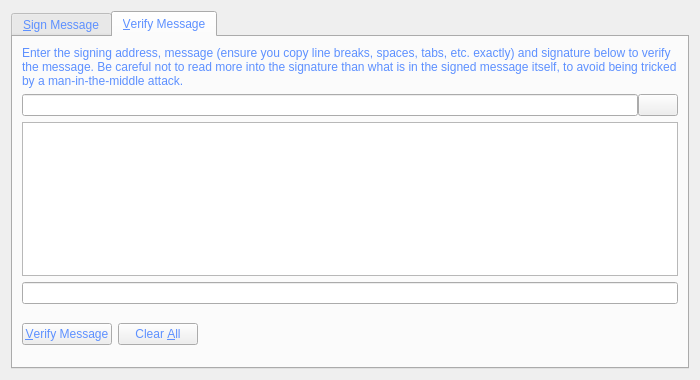
<?xml version="1.0" encoding="UTF-8"?>
<ui version="4.0">
 <class>SignVerifyMessageDialog</class>
 <widget class="QDialog" name="SignVerifyMessageDialog">
  <property name="geometry">
   <rect>
    <x>0</x>
    <y>0</y>
    <width>700</width>
    <height>380</height>
   </rect>
  </property>
  <property name="windowTitle">
   <string>Signatures - Sign / Verify a Message</string>
  </property>
  <property name="styleSheet">
   <string notr="true">background-image: url(:/images/bkg2);
color: rgb(93, 144, 255);
font: 75 10pt &quot;MS Shell Dlg 2&quot;;</string>
  </property>
  <property name="modal">
   <bool>true</bool>
  </property>
  <layout class="QVBoxLayout" name="verticalLayout">
   <item>
    <widget class="QTabWidget" name="tabWidget">
     <property name="currentIndex">
      <number>1</number>
     </property>
     <widget class="QWidget" name="tabSignMessage">
      <attribute name="title">
       <string>&amp;Sign Message</string>
      </attribute>
      <layout class="QVBoxLayout" name="verticalLayout_SM">
       <item>
        <widget class="QLabel" name="infoLabel_SM">
         <property name="text">
          <string>You can sign messages with your addresses to prove you own them. Be careful not to sign anything vague, as phishing attacks may try to trick you into signing your identity over to them. Only sign fully-detailed statements you agree to.</string>
         </property>
         <property name="textFormat">
          <enum>Qt::PlainText</enum>
         </property>
         <property name="wordWrap">
          <bool>true</bool>
         </property>
        </widget>
       </item>
       <item>
        <layout class="QHBoxLayout" name="horizontalLayout_1_SM">
         <property name="spacing">
          <number>0</number>
         </property>
         <item>
          <widget class="QValidatedLineEdit" name="addressIn_SM">
           <property name="toolTip">
            <string>The address to sign the message with (e.g. D8gZqgY4r2RoEdqYk3QsAqFckyf9pRHN6i)</string>
           </property>
           <property name="maxLength">
            <number>34</number>
           </property>
          </widget>
         </item>
         <item>
          <widget class="QPushButton" name="addressBookButton_SM">
           <property name="toolTip">
            <string>Choose an address from the address book</string>
           </property>
           <property name="text">
            <string/>
           </property>
           <property name="icon">
            <iconset>
             <normaloff>:/icons/address-book</normaloff>:/icons/address-book</iconset>
           </property>
           <property name="shortcut">
            <string>Alt+A</string>
           </property>
           <property name="autoDefault">
            <bool>false</bool>
           </property>
          </widget>
         </item>
         <item>
          <widget class="QPushButton" name="pasteButton_SM">
           <property name="toolTip">
            <string>Paste address from clipboard</string>
           </property>
           <property name="text">
            <string/>
           </property>
           <property name="icon">
            <iconset resource="../bitcoin.qrc">
             <normaloff>:/icons/editpaste</normaloff>:/icons/editpaste</iconset>
           </property>
           <property name="shortcut">
            <string>Alt+P</string>
           </property>
           <property name="autoDefault">
            <bool>false</bool>
           </property>
          </widget>
         </item>
        </layout>
       </item>
       <item>
        <widget class="QPlainTextEdit" name="messageIn_SM">
         <property name="toolTip">
          <string>Enter the message you want to sign here</string>
         </property>
        </widget>
       </item>
       <item>
        <layout class="QHBoxLayout" name="horizontalLayout_2_SM">
         <property name="spacing">
          <number>0</number>
         </property>
         <item>
          <widget class="QLineEdit" name="signatureOut_SM">
           <property name="font">
            <font>
             <family>MS Shell Dlg 2</family>
             <pointsize>10</pointsize>
             <weight>9</weight>
             <italic>false</italic>
             <bold>false</bold>
            </font>
           </property>
           <property name="readOnly">
            <bool>true</bool>
           </property>
          </widget>
         </item>
         <item>
          <widget class="QPushButton" name="copySignatureButton_SM">
           <property name="toolTip">
            <string>Copy the current signature to the system clipboard</string>
           </property>
           <property name="text">
            <string/>
           </property>
           <property name="icon">
            <iconset resource="../bitcoin.qrc">
             <normaloff>:/icons/editcopy</normaloff>:/icons/editcopy</iconset>
           </property>
           <property name="autoDefault">
            <bool>false</bool>
           </property>
          </widget>
         </item>
        </layout>
       </item>
       <item>
        <layout class="QHBoxLayout" name="horizontalLayout_3_SM">
         <item>
          <widget class="QPushButton" name="signMessageButton_SM">
           <property name="toolTip">
            <string>Sign the message to prove you own this DashX address</string>
           </property>
           <property name="text">
            <string>&amp;Sign Message</string>
           </property>
           <property name="icon">
            <iconset>
             <normaloff>:/icons/edit</normaloff>:/icons/edit</iconset>
           </property>
           <property name="autoDefault">
            <bool>false</bool>
           </property>
          </widget>
         </item>
         <item>
          <widget class="QPushButton" name="clearButton_SM">
           <property name="toolTip">
            <string>Reset all sign message fields</string>
           </property>
           <property name="text">
            <string>Clear &amp;All</string>
           </property>
           <property name="icon">
            <iconset resource="../bitcoin.qrc">
             <normaloff>:/icons/remove</normaloff>:/icons/remove</iconset>
           </property>
           <property name="autoDefault">
            <bool>false</bool>
           </property>
          </widget>
         </item>
         <item>
          <spacer name="horizontalSpacer_1_SM">
           <property name="orientation">
            <enum>Qt::Horizontal</enum>
           </property>
           <property name="sizeHint" stdset="0">
            <size>
             <width>40</width>
             <height>48</height>
            </size>
           </property>
          </spacer>
         </item>
         <item>
          <widget class="QLabel" name="statusLabel_SM">
           <property name="font">
            <font>
             <family>MS Shell Dlg 2</family>
             <pointsize>10</pointsize>
             <weight>9</weight>
             <italic>false</italic>
             <bold>false</bold>
            </font>
           </property>
           <property name="text">
            <string/>
           </property>
           <property name="wordWrap">
            <bool>true</bool>
           </property>
          </widget>
         </item>
         <item>
          <spacer name="horizontalSpacer_2_SM">
           <property name="orientation">
            <enum>Qt::Horizontal</enum>
           </property>
           <property name="sizeHint" stdset="0">
            <size>
             <width>40</width>
             <height>48</height>
            </size>
           </property>
          </spacer>
         </item>
        </layout>
       </item>
      </layout>
     </widget>
     <widget class="QWidget" name="tabVerifyMessage">
      <attribute name="title">
       <string>&amp;Verify Message</string>
      </attribute>
      <layout class="QVBoxLayout" name="verticalLayout_VM">
       <item>
        <widget class="QLabel" name="infoLabel_VM">
         <property name="text">
          <string>Enter the signing address, message (ensure you copy line breaks, spaces, tabs, etc. exactly) and signature below to verify the message. Be careful not to read more into the signature than what is in the signed message itself, to avoid being tricked by a man-in-the-middle attack.</string>
         </property>
         <property name="textFormat">
          <enum>Qt::PlainText</enum>
         </property>
         <property name="alignment">
          <set>Qt::AlignLeading|Qt::AlignLeft|Qt::AlignTop</set>
         </property>
         <property name="wordWrap">
          <bool>true</bool>
         </property>
        </widget>
       </item>
       <item>
        <layout class="QHBoxLayout" name="horizontalLayout_1_VM">
         <property name="spacing">
          <number>0</number>
         </property>
         <item>
          <widget class="QValidatedLineEdit" name="addressIn_VM">
           <property name="toolTip">
            <string>The address the message was signed with (e.g. D8gZqgY4r2RoEdqYk3QsAqFckyf9pRHN6i)</string>
           </property>
           <property name="maxLength">
            <number>34</number>
           </property>
          </widget>
         </item>
         <item>
          <widget class="QPushButton" name="addressBookButton_VM">
           <property name="toolTip">
            <string>Choose an address from the address book</string>
           </property>
           <property name="text">
            <string/>
           </property>
           <property name="icon">
            <iconset>
             <normaloff>:/icons/address-book</normaloff>:/icons/address-book</iconset>
           </property>
           <property name="shortcut">
            <string>Alt+A</string>
           </property>
           <property name="autoDefault">
            <bool>false</bool>
           </property>
          </widget>
         </item>
        </layout>
       </item>
       <item>
        <widget class="QPlainTextEdit" name="messageIn_VM"/>
       </item>
       <item>
        <widget class="QValidatedLineEdit" name="signatureIn_VM"/>
       </item>
       <item>
        <layout class="QHBoxLayout" name="horizontalLayout_2_VM">
         <item>
          <widget class="QPushButton" name="verifyMessageButton_VM">
           <property name="toolTip">
            <string>Verify the message to ensure it was signed with the specified DashX address</string>
           </property>
           <property name="text">
            <string>&amp;Verify Message</string>
           </property>
           <property name="icon">
            <iconset resource="../bitcoin.qrc">
             <normaloff>:/icons/transaction_0</normaloff>:/icons/transaction_0</iconset>
           </property>
           <property name="autoDefault">
            <bool>false</bool>
           </property>
          </widget>
         </item>
         <item>
          <widget class="QPushButton" name="clearButton_VM">
           <property name="toolTip">
            <string>Reset all verify message fields</string>
           </property>
           <property name="text">
            <string>Clear &amp;All</string>
           </property>
           <property name="icon">
            <iconset resource="../bitcoin.qrc">
             <normaloff>:/icons/remove</normaloff>:/icons/remove</iconset>
           </property>
           <property name="autoDefault">
            <bool>false</bool>
           </property>
          </widget>
         </item>
         <item>
          <spacer name="horizontalSpacer_1_VM">
           <property name="orientation">
            <enum>Qt::Horizontal</enum>
           </property>
           <property name="sizeHint" stdset="0">
            <size>
             <width>40</width>
             <height>48</height>
            </size>
           </property>
          </spacer>
         </item>
         <item>
          <widget class="QLabel" name="statusLabel_VM">
           <property name="font">
            <font>
             <family>MS Shell Dlg 2</family>
             <pointsize>10</pointsize>
             <weight>9</weight>
             <italic>false</italic>
             <bold>false</bold>
            </font>
           </property>
           <property name="text">
            <string/>
           </property>
           <property name="wordWrap">
            <bool>true</bool>
           </property>
          </widget>
         </item>
         <item>
          <spacer name="horizontalSpacer_2_VM">
           <property name="orientation">
            <enum>Qt::Horizontal</enum>
           </property>
           <property name="sizeHint" stdset="0">
            <size>
             <width>40</width>
             <height>48</height>
            </size>
           </property>
          </spacer>
         </item>
        </layout>
       </item>
      </layout>
     </widget>
    </widget>
   </item>
  </layout>
 </widget>
 <customwidgets>
  <customwidget>
   <class>QValidatedLineEdit</class>
   <extends>QLineEdit</extends>
   <header>qvalidatedlineedit.h</header>
  </customwidget>
 </customwidgets>
 <resources>
  <include location="../bitcoin.qrc"/>
 </resources>
 <connections/>
</ui>
